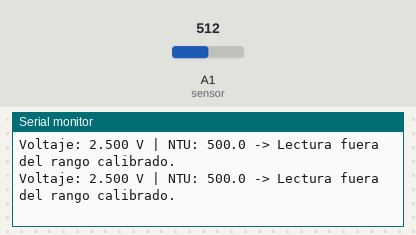
The sketch below on a simulated Arduino Uno, built with avr-gcc and run on an emulated ATmega328P. Shown: the last lines printed to the serial monitor. The test bench sets the inputs (shaded band); at power-on: A1 (sensor) = 512.

Above: at 1.3 s.
1.4 s: A1 (sensor) set to 654
At 1.9 s:
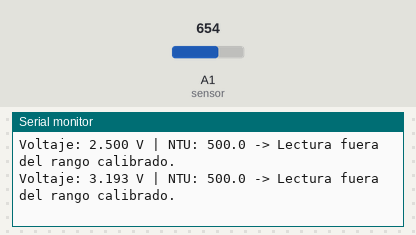
2.9 s: A1 (sensor) set to 688
At 3.4 s:
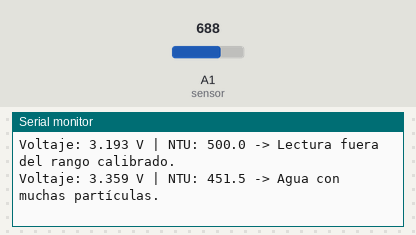
5.0 s: A1 (sensor) set to 821
At 5.4 s:
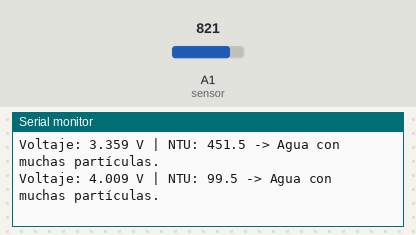
6.5 s: A1 (sensor) set to 849
At 6.9 s:
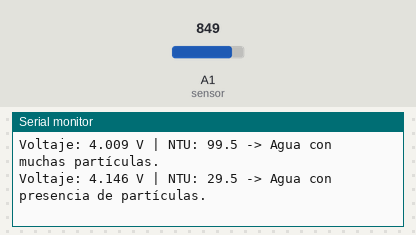

The sketch:

sensor_turbidez.ino
```cpp
void setup() {
  Serial.begin(115200); // Comunicación serial a 115200 baudios
}

void loop() {
  int sensorValue = analogRead(A1); // Leer señal del sensor
  float voltage = sensorValue * (5.0 / 1024.0); // Convertir a voltaje (0–5V)
  float NTU;

  // Interpolación basada en 3 puntos calibrados:
  // (4.21V, 0.5 NTU), (4.10V, 50 NTU), (3.27V, 500 NTU)
  if (voltage >= 4.21) {
    NTU = 0.5;
  } else if (voltage <= 3.27) {
    NTU = 500.0;
  } else if (voltage > 4.10) {
    // Interpolar entre 4.21V y 4.10V
    float m = (50.0 - 0.5) / (4.10 - 4.21);
    float b = 0.5 - m * 4.21;
    NTU = m * voltage + b;
  } else {
    // Interpolar entre 4.10V y 3.27V
    float m = (500.0 - 50.0) / (3.27 - 4.10);
    float b = 50.0 - m * 4.10;
    NTU = m * voltage + b;
  }

  // Imprimir resultados
  Serial.print("Voltaje: ");
  Serial.print(voltage, 3);
  Serial.print(" V | NTU: ");
  Serial.print(NTU, 1);
  Serial.print(" -> ");

  // Clasificación por voltaje (como pediste)
  if (voltage >= 4.21) {
    Serial.println("Agua limpia (muy pocas partículas).");
  } else if (voltage >= 4.10) {
    Serial.println("Agua con presencia de partículas.");
  } else if (voltage >= 3.27) {
    Serial.println("Agua con muchas partículas.");
  } else {
    Serial.println("Lectura fuera del rango calibrado.");
  }

  delay(500);
}
```

Measured:
- the behaviour switches between 669 and 670 on A1 (sensor) (found by bisection; images 1 and 2)
- the behaviour switches between 839 and 840 on A1 (sensor) (found by bisection; images 3 and 4)
- after the input at 1.4 s, the serial monitor: prints a new line after 0.10 s (image 1)
- after the input at 2.9 s, the serial monitor: prints a new line after 0.11 s (image 2)
- after the input at 5.0 s, the serial monitor: prints a new line at once (image 3)
- after the input at 6.5 s, the serial monitor: prints a new line at once (image 4)
